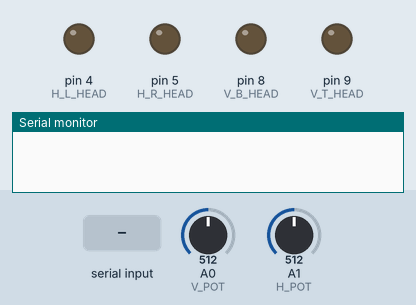
The sketch below on a simulated Arduino Uno, built with avr-gcc and run on an emulated ATmega328P. Parts: output pins drawn as LEDs (lit = HIGH), the last lines printed to the serial monitor. The test bench sets the inputs (shaded band); at power-on: A0 (V_POT) = 512, A1 (H_POT) = 512.

Above: at 1.2 s.
1.3 s: "90,45\n" received over Serial
At 3.0 s:
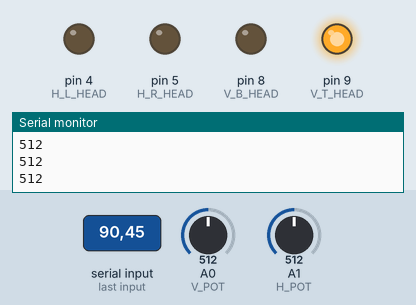
3.8 s: "1\n" received over Serial
At 4.6 s:
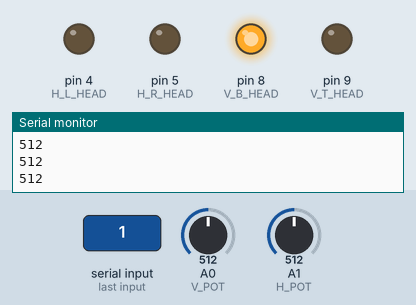
6.3 s: "2\n" received over Serial
At 7.5 s:
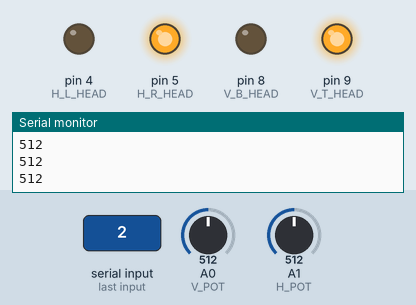
7.8 s: "3\n" received over Serial
At 8.8 s:
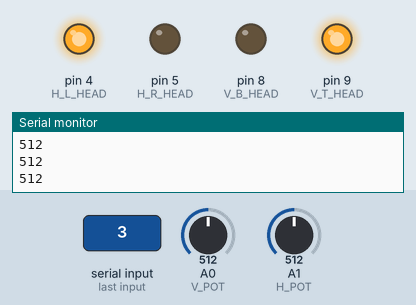
9.3 s: "1\n" received over Serial
At 10.0 s:
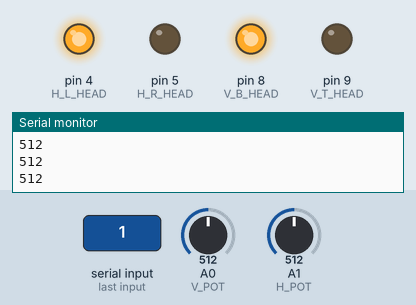
11.8 s: "4\n" received over Serial
At 12.1 s:
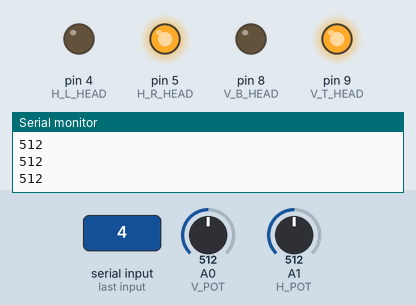
Timing chart, 0 to 14.3 s (numbered marks = the images above; inputs shaded):
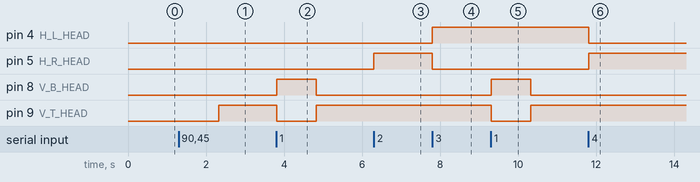

Measured:
- after the input at 1.3 s, pin 9 (V_T_HEAD): LOW → HIGH after 1.0 s
- after the input at 3.8 s, pin 8 (V_B_HEAD): LOW → HIGH at once, → LOW 1.0 s later; pin 9 (V_T_HEAD): HIGH → LOW at once, → HIGH 1.0 s later
- after the input at 6.3 s, pin 5 (H_R_HEAD): LOW → HIGH at once
- after the input at 7.8 s, pin 4 (H_L_HEAD): LOW → HIGH at once; pin 5 (H_R_HEAD): HIGH → LOW at once
- after the input at 9.3 s, pin 8 (V_B_HEAD): LOW → HIGH at once, → LOW 1.0 s later; pin 9 (V_T_HEAD): HIGH → LOW at once, → HIGH 1.0 s later
- after the input at 11.8 s, pin 4 (H_L_HEAD): HIGH → LOW at once; pin 5 (H_R_HEAD): LOW → HIGH at once

The sketch:

cables_handler.ino
```cpp
/*
 * Declaración de variables
 */

const int BAUDIOS = 9600;
// Posiciones cabeza vertical
const int TOP_HEAD = 435;    // Cabeza arriba
const int CENTER_HEAD_V = 500; // Cabeza centrada
const int BOTTOM_HEAD = 632; // Cabeza abajo
int currentPosition[2]; // 0 -> Posición vertical; 1 -> Posición horizontal
// Posiciones cabeza horizontal
const int LEFT_HEAD = 280;  // Cabeza izquierda 90º
const int CENTER_HEAD_H = 580;  // Cabeza centrada
const int RIGHT_HEAD = 1000; // Cabeza derecha 90º
// Head
const int H_L_HEAD = 4; // Pin cabeza digital, horizontal izquierda
const int H_R_HEAD = 5; // ", horizontal derecha
const int V_T_HEAD = 9; // ", vertical arriba
const int V_B_HEAD = 8; // ", vertical abajo
const int V_POT = A0; // Pin potenciometro analógico, vertical
const int H_POT = A1; // ", horizontal

void setup() {
  Serial.begin(BAUDIOS);
  pinMode(H_L_HEAD, OUTPUT);
  pinMode(H_R_HEAD, OUTPUT);
  pinMode(V_T_HEAD, OUTPUT);
  pinMode(V_B_HEAD, OUTPUT);

}

void loop() {
  if (Serial.available()){
    int dataPacket = Serial.parseInt();
    currentPosition[0] = analogRead(V_POT);
    currentPosition[1] = analogRead(H_POT);
    if (dataPacket >= 0 && dataPacket <= 5){
      headHandler(dataPacket);
    }
    Serial.println(analogRead(V_POT));
  }
  delay(10);
}

// Head
void headHandler(int dataPacket){
  boolean isVCentered = false;
  boolean isHCentered = false;

  switch (dataPacket){
    case 0: // Arriba
      digitalWrite(V_T_HEAD, HIGH);
      digitalWrite(V_B_HEAD, LOW);
      if(currentPosition[0] <= TOP_HEAD) {
        digitalWrite(V_T_HEAD, LOW);
        digitalWrite(V_B_HEAD, LOW);
      }
      break;
    case 1: // Abajo
      digitalWrite(V_T_HEAD, LOW);
      digitalWrite(V_B_HEAD, HIGH);
      if(currentPosition[0] >= BOTTOM_HEAD) {
        digitalWrite(V_T_HEAD, LOW);
        digitalWrite(V_B_HEAD, LOW);
      }
      break;
    case 2: // Derecha
      digitalWrite(H_R_HEAD, HIGH);
      digitalWrite(H_L_HEAD, LOW);
      if(currentPosition[1] >= RIGHT_HEAD) {
        digitalWrite(H_R_HEAD, LOW);
      }
      break;
    case 3: // Izquierda
      digitalWrite(H_R_HEAD, LOW);
      digitalWrite(H_L_HEAD, HIGH);
      if(currentPosition[1] <= LEFT_HEAD) {
        digitalWrite(H_L_HEAD, LOW);
      }
      break;
    case 4: // Centrar
      while (!isVCentered || !isHCentered){
        currentPosition[0] = analogRead(V_POT);
        currentPosition[1] = analogRead(H_POT);

        // Vertical
        if (!isVCentered){
          if (currentPosition[0] < CENTER_HEAD_V){ // Sube
            digitalWrite(V_T_HEAD, LOW);
            digitalWrite(V_B_HEAD, HIGH);
          }else if (currentPosition[0] > CENTER_HEAD_V){ // Baja
            digitalWrite(V_T_HEAD, HIGH);
            digitalWrite(V_B_HEAD, LOW);
          }

          if (currentPosition[0] == CENTER_HEAD_V){ // Lo para
            digitalWrite(V_T_HEAD, LOW);
            digitalWrite(V_B_HEAD, LOW);
            isVCentered = true;
          }
        }

        // Horizontal
        if (!isHCentered){
          if (currentPosition[1] < CENTER_HEAD_H){ // Derecha
            digitalWrite(H_R_HEAD, HIGH);
            digitalWrite(H_L_HEAD, LOW);
          }else if (currentPosition[1] > CENTER_HEAD_H){ // Izquierda
            digitalWrite(H_R_HEAD, LOW);
            digitalWrite(H_L_HEAD, HIGH);
          }

          if (currentPosition[1] == CENTER_HEAD_H){ // Lo para
            digitalWrite(H_R_HEAD, LOW);
            digitalWrite(H_L_HEAD, LOW);
            isHCentered = true;
          }
        }
      }
      break;
    case 5: // Parar
      digitalWrite(V_T_HEAD, LOW);
      digitalWrite(V_B_HEAD, LOW);
      digitalWrite(H_R_HEAD, LOW);
      digitalWrite(H_L_HEAD, LOW);
      break;
  }
}
```
